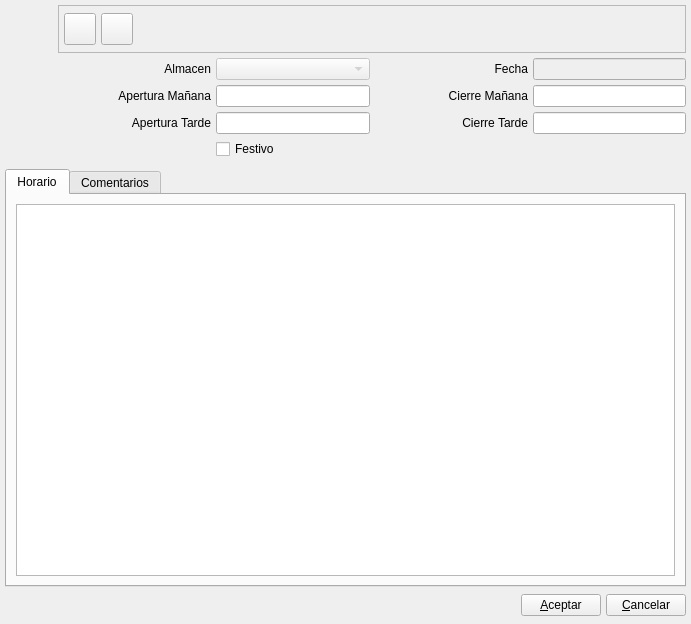
<ui version="4.0" >
 <author>Tomeu Borras Riera</author>
 <class>Cuadrante1Base</class>
 <widget class="QWidget" name="Cuadrante1Base" >
  <property name="geometry" >
   <rect>
    <x>0</x>
    <y>0</y>
    <width>691</width>
    <height>624</height>
   </rect>
  </property>
  <property name="windowTitle" >
   <string>Cuadrante y Uso Horario</string>
  </property>
  <property name="windowIcon" >
   <iconset resource="../../../bulmages.qrc" >:/Images/receive.svg</iconset>
  </property>
  <layout class="QGridLayout" >
   <property name="margin" >
    <number>5</number>
   </property>
   <property name="spacing" >
    <number>5</number>
   </property>
   <item row="6" column="0" colspan="5" >
    <widget class="QTabWidget" name="tabWidget" >
     <property name="currentIndex" >
      <number>0</number>
     </property>
     <widget class="QWidget" name="tab" >
      <property name="accessibleName" >
       <string>Horario</string>
      </property>
      <attribute name="title" >
       <string>Horario</string>
      </attribute>
      <layout class="QVBoxLayout" >
       <property name="margin" >
        <number>9</number>
       </property>
       <property name="spacing" >
        <number>6</number>
       </property>
       <item>
        <widget class="SubForm2Bf" name="mui_list" />
       </item>
      </layout>
     </widget>
     <widget class="QWidget" name="tab_2" >
      <attribute name="title" >
       <string>Comentarios</string>
      </attribute>
      <layout class="QVBoxLayout" >
       <property name="margin" >
        <number>9</number>
       </property>
       <property name="spacing" >
        <number>6</number>
       </property>
       <item>
        <widget class="QTextEdit" name="mui_comentcuadrante" />
       </item>
      </layout>
     </widget>
    </widget>
   </item>
   <item row="5" column="0" colspan="5" >
    <widget class="QFrame" name="mui_frameplugin" >
     <property name="frameShape" >
      <enum>QFrame::StyledPanel</enum>
     </property>
     <property name="frameShadow" >
      <enum>QFrame::Raised</enum>
     </property>
    </widget>
   </item>
   <item row="1" column="2" >
    <widget class="BusquedaAlmacen" name="mui_idalmacen" >
     <property name="enabled" >
      <bool>false</bool>
     </property>
    </widget>
   </item>
   <item row="1" column="0" colspan="2" >
    <widget class="QLabel" name="textLabel1_2_2_3_2" >
     <property name="text" >
      <string>Almacen</string>
     </property>
     <property name="alignment" >
      <set>Qt::AlignRight|Qt::AlignTrailing|Qt::AlignVCenter</set>
     </property>
    </widget>
   </item>
   <item row="7" column="0" colspan="5" >
    <layout class="QHBoxLayout" >
     <property name="margin" >
      <number>0</number>
     </property>
     <property name="spacing" >
      <number>5</number>
     </property>
     <item>
      <spacer>
       <property name="orientation" >
        <enum>Qt::Horizontal</enum>
       </property>
       <property name="sizeType" >
        <enum>QSizePolicy::Expanding</enum>
       </property>
       <property name="sizeHint" >
        <size>
         <width>201</width>
         <height>27</height>
        </size>
       </property>
      </spacer>
     </item>
     <item>
      <widget class="QPushButton" name="mui_aceptar" >
       <property name="text" >
        <string>&amp;Aceptar</string>
       </property>
      </widget>
     </item>
     <item>
      <widget class="QPushButton" name="mui_cancelar" >
       <property name="text" >
        <string>&amp;Cancelar</string>
       </property>
      </widget>
     </item>
    </layout>
   </item>
   <item row="0" column="0" >
    <widget class="QLabel" name="label" >
     <property name="minimumSize" >
      <size>
       <width>48</width>
       <height>48</height>
      </size>
     </property>
     <property name="maximumSize" >
      <size>
       <width>48</width>
       <height>48</height>
      </size>
     </property>
     <property name="text" >
      <string/>
     </property>
     <property name="pixmap" >
      <pixmap resource="../../../bulmages.qrc" >:/BulmaCont32x32/images/png/i_diario.xpm</pixmap>
     </property>
    </widget>
   </item>
   <item row="0" column="1" colspan="4" >
    <widget class="QFrame" name="frame" >
     <property name="frameShape" >
      <enum>QFrame::StyledPanel</enum>
     </property>
     <property name="frameShadow" >
      <enum>QFrame::Raised</enum>
     </property>
     <layout class="QHBoxLayout" >
      <property name="margin" >
       <number>5</number>
      </property>
      <property name="spacing" >
       <number>5</number>
      </property>
      <item>
       <widget class="QToolButton" name="mui_guardar" >
        <property name="minimumSize" >
         <size>
          <width>32</width>
          <height>32</height>
         </size>
        </property>
        <property name="maximumSize" >
         <size>
          <width>32</width>
          <height>32</height>
         </size>
        </property>
        <property name="toolTip" >
         <string>Guardar almacen</string>
        </property>
        <property name="whatsThis" >
         <string>Guardar almacen</string>
        </property>
        <property name="text" >
         <string/>
        </property>
        <property name="icon" >
         <iconset resource="../../../bulmages.qrc" >:/Images/edit-save.svg</iconset>
        </property>
        <property name="iconSize" >
         <size>
          <width>32</width>
          <height>32</height>
         </size>
        </property>
        <property name="shortcut" >
         <string>Ctrl+S</string>
        </property>
       </widget>
      </item>
      <item>
       <widget class="QToolButton" name="mui_borrar" >
        <property name="minimumSize" >
         <size>
          <width>32</width>
          <height>32</height>
         </size>
        </property>
        <property name="maximumSize" >
         <size>
          <width>32</width>
          <height>32</height>
         </size>
        </property>
        <property name="toolTip" >
         <string>Borrar almacen</string>
        </property>
        <property name="whatsThis" >
         <string>Borrar almacen</string>
        </property>
        <property name="text" >
         <string/>
        </property>
        <property name="icon" >
         <iconset resource="../../../bulmages.qrc" >:Images/edit-delete.svg</iconset>
        </property>
        <property name="iconSize" >
         <size>
          <width>32</width>
          <height>32</height>
         </size>
        </property>
        <property name="shortcut" >
         <string>Ctrl+D</string>
        </property>
       </widget>
      </item>
      <item>
       <spacer>
        <property name="orientation" >
         <enum>Qt::Horizontal</enum>
        </property>
        <property name="sizeType" >
         <enum>QSizePolicy::Expanding</enum>
        </property>
        <property name="sizeHint" >
         <size>
          <width>41</width>
          <height>34</height>
         </size>
        </property>
       </spacer>
      </item>
     </layout>
    </widget>
   </item>
   <item row="2" column="0" colspan="2" >
    <widget class="QLabel" name="textLabel1_4_4" >
     <property name="text" >
      <string>Apertura Mañana</string>
     </property>
     <property name="alignment" >
      <set>Qt::AlignRight|Qt::AlignTrailing|Qt::AlignVCenter</set>
     </property>
     <property name="buddy" >
      <cstring>mui_aperturacuadrante</cstring>
     </property>
    </widget>
   </item>
   <item row="2" column="2" >
    <widget class="QLineEdit" name="mui_aperturacuadrante" >
     <property name="enabled" >
      <bool>true</bool>
     </property>
     <property name="sizePolicy" >
      <sizepolicy>
       <hsizetype>5</hsizetype>
       <vsizetype>0</vsizetype>
       <horstretch>0</horstretch>
       <verstretch>0</verstretch>
      </sizepolicy>
     </property>
     <property name="minimumSize" >
      <size>
       <width>150</width>
       <height>0</height>
      </size>
     </property>
     <property name="alignment" >
      <set>Qt::AlignLeading</set>
     </property>
     <property name="readOnly" >
      <bool>false</bool>
     </property>
    </widget>
   </item>
   <item row="2" column="4" >
    <widget class="QLineEdit" name="mui_cierrecuadrante" >
     <property name="enabled" >
      <bool>true</bool>
     </property>
     <property name="sizePolicy" >
      <sizepolicy>
       <hsizetype>5</hsizetype>
       <vsizetype>0</vsizetype>
       <horstretch>0</horstretch>
       <verstretch>0</verstretch>
      </sizepolicy>
     </property>
     <property name="minimumSize" >
      <size>
       <width>150</width>
       <height>0</height>
      </size>
     </property>
     <property name="alignment" >
      <set>Qt::AlignLeading</set>
     </property>
     <property name="readOnly" >
      <bool>false</bool>
     </property>
    </widget>
   </item>
   <item row="2" column="3" >
    <widget class="QLabel" name="textLabel1_4_5" >
     <property name="text" >
      <string>Cierre Mañana</string>
     </property>
     <property name="alignment" >
      <set>Qt::AlignRight|Qt::AlignTrailing|Qt::AlignVCenter</set>
     </property>
     <property name="buddy" >
      <cstring>mui_aperturacuadrante</cstring>
     </property>
    </widget>
   </item>
   <item row="3" column="4" >
    <widget class="QLineEdit" name="mui_cierre1cuadrante" >
     <property name="enabled" >
      <bool>true</bool>
     </property>
     <property name="sizePolicy" >
      <sizepolicy>
       <hsizetype>5</hsizetype>
       <vsizetype>0</vsizetype>
       <horstretch>0</horstretch>
       <verstretch>0</verstretch>
      </sizepolicy>
     </property>
     <property name="minimumSize" >
      <size>
       <width>150</width>
       <height>0</height>
      </size>
     </property>
     <property name="alignment" >
      <set>Qt::AlignLeading</set>
     </property>
     <property name="readOnly" >
      <bool>false</bool>
     </property>
    </widget>
   </item>
   <item row="3" column="0" colspan="2" >
    <widget class="QLabel" name="textLabel1_4_7" >
     <property name="text" >
      <string>Apertura Tarde</string>
     </property>
     <property name="alignment" >
      <set>Qt::AlignRight|Qt::AlignTrailing|Qt::AlignVCenter</set>
     </property>
     <property name="buddy" >
      <cstring>mui_aperturacuadrante</cstring>
     </property>
    </widget>
   </item>
   <item row="3" column="3" >
    <widget class="QLabel" name="textLabel1_4_6" >
     <property name="text" >
      <string>Cierre Tarde</string>
     </property>
     <property name="alignment" >
      <set>Qt::AlignRight|Qt::AlignTrailing|Qt::AlignVCenter</set>
     </property>
     <property name="buddy" >
      <cstring>mui_aperturacuadrante</cstring>
     </property>
    </widget>
   </item>
   <item row="1" column="3" >
    <widget class="QLabel" name="textLabel1_2_2_3_3" >
     <property name="text" >
      <string>Fecha</string>
     </property>
     <property name="alignment" >
      <set>Qt::AlignRight|Qt::AlignTrailing|Qt::AlignVCenter</set>
     </property>
    </widget>
   </item>
   <item row="1" column="4" >
    <widget class="QLineEdit" name="mui_fechacuadrante" >
     <property name="enabled" >
      <bool>false</bool>
     </property>
     <property name="sizePolicy" >
      <sizepolicy>
       <hsizetype>5</hsizetype>
       <vsizetype>0</vsizetype>
       <horstretch>0</horstretch>
       <verstretch>0</verstretch>
      </sizepolicy>
     </property>
    </widget>
   </item>
   <item row="3" column="2" >
    <widget class="QLineEdit" name="mui_apertura1cuadrante" >
     <property name="enabled" >
      <bool>true</bool>
     </property>
     <property name="sizePolicy" >
      <sizepolicy>
       <hsizetype>5</hsizetype>
       <vsizetype>0</vsizetype>
       <horstretch>0</horstretch>
       <verstretch>0</verstretch>
      </sizepolicy>
     </property>
     <property name="minimumSize" >
      <size>
       <width>150</width>
       <height>0</height>
      </size>
     </property>
     <property name="alignment" >
      <set>Qt::AlignLeading</set>
     </property>
     <property name="readOnly" >
      <bool>false</bool>
     </property>
    </widget>
   </item>
   <item row="4" column="2" >
    <widget class="QCheckBox" name="mui_fiestacuadrante" >
     <property name="text" >
      <string>Festivo</string>
     </property>
    </widget>
   </item>
  </layout>
 </widget>
 <layoutdefault spacing="4" margin="3" />
 <customwidgets>
  <customwidget>
   <class>SubForm2Bf</class>
   <extends>QTableWidget</extends>
   <header>subform2bf.h</header>
  </customwidget>
  <customwidget>
   <class>BusquedaAlmacen</class>
   <extends>QComboBox</extends>
   <header>busquedaalmacen.h</header>
  </customwidget>
 </customwidgets>
 <resources>
  <include location="../../../bulmages.qrc" />
 </resources>
 <connections/>
</ui>
